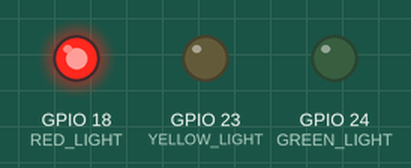
Recording of a program running on a simulated Raspberry Pi (BCM pin numbers). Shown: output pins drawn as LEDs (lit = HIGH).

Above: at 5.0 s.
At 15.0 s:
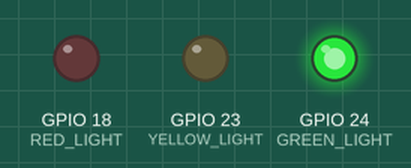
At 21.5 s:
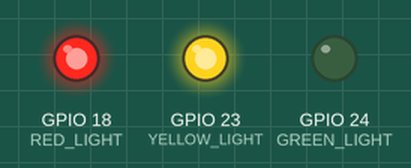
Timing chart, 0 to 29.9 s (numbered marks = the images above):
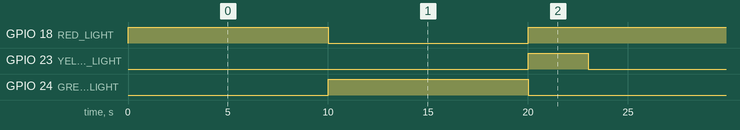

The program:

traffic_light.py
```python
import RPi.GPIO as GPIO
import time

RED_LIGHT = 18
YELLOW_LIGHT = 23
GREEN_LIGHT = 24

NOMAL_LIGHT_TIME = 10
WAIT_LIGHT_TIME = 3

def OffAllLight():
    # all off
    GPIO.output(RED_LIGHT,False)
    GPIO.output(YELLOW_LIGHT,False)
    GPIO.output(GREEN_LIGHT,False)

GPIO.setmode(GPIO.BCM)
GPIO.setup(RED_LIGHT,GPIO.OUT)    #red
GPIO.setup(YELLOW_LIGHT,GPIO.OUT) #yellow
GPIO.setup(GREEN_LIGHT,GPIO.OUT)  #green

OffAllLight()

# control
while(True):
    GPIO.output(YELLOW_LIGHT,False)
    GPIO.output(RED_LIGHT,True)
    time.sleep(NOMAL_LIGHT_TIME)

    GPIO.output(RED_LIGHT,False)
    GPIO.output(GREEN_LIGHT,True)
    time.sleep(NOMAL_LIGHT_TIME)

    GPIO.output(GREEN_LIGHT,False)
    GPIO.output(YELLOW_LIGHT,True)
    GPIO.output(RED_LIGHT,True)
    time.sleep(WAIT_LIGHT_TIME)

OffAllLight()
```

Measured:
- by itself, GPIO 18 (RED_LIGHT): repeats every 23.0 s: LOW 10.0 s, HIGH 13.0 s
- by itself, GPIO 23 (YELLOW_LIGHT): alternates HIGH for 3.0 s and LOW for 20.0 s
- by itself, GPIO 24 (GREEN_LIGHT): alternates HIGH for 10.0 s and LOW for 13.0 s
